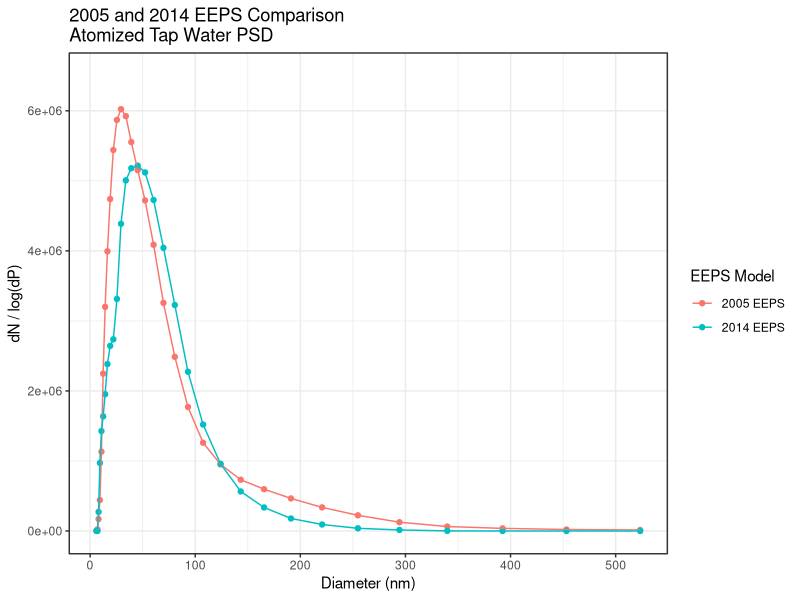
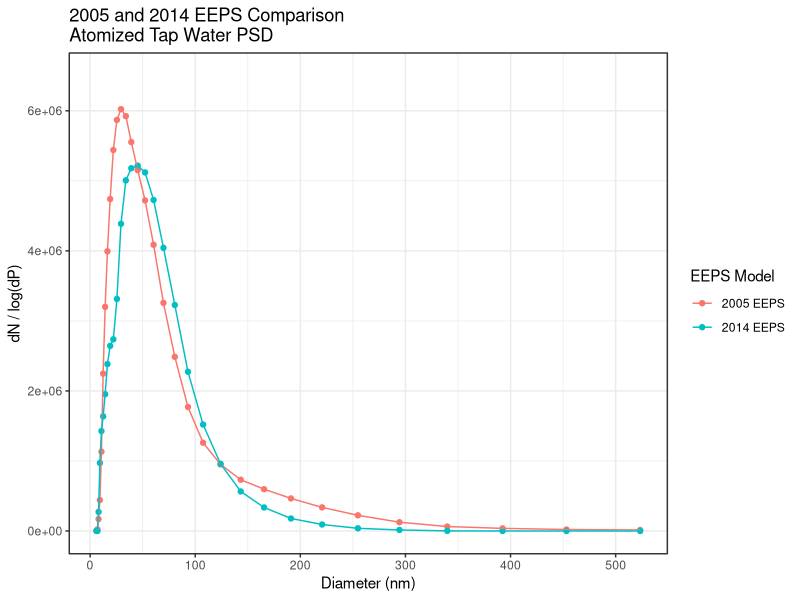

R code for these plots, in order:
library(tidyverse)

df <- read_csv("../data/Comparison/2014_2005_comparison.csv")

df <- df %>% group_by(`EEPS Model`) %>%
             summarise_all(list(mean)) %>%
             pivot_longer(!`EEPS Model`, names_to = "Diameter (nm)", values_to = "dN / log(dP)")

d_05 <- df %>% filter(`EEPS Model` == "2005 EEPS") %>% pull(`dN / log(dP)`)
d_14 <- df %>% filter(`EEPS Model` == "2014 EEPS") %>% pull(`dN / log(dP)`)
mean_pct_diff = abs(mean((d_14 - d_05) / d_05) * 100)
mean_pct_diff

g <- ggplot(df) +
    geom_point(aes(x = as.numeric(`Diameter (nm)`), y = `dN / log(dP)`, color = `EEPS Model`)) + 
    geom_line(aes(x = as.numeric(`Diameter (nm)`), y = `dN / log(dP)`, color = `EEPS Model`)) + 
    coord_cartesian(ylim = c(0, 6500000), clip = "off") +
    #annotate("text", x = 399, y = 7000000, hjust = 0, label = paste(round(mean_pct_diff, 2), "% Difference")) +
    labs(title = "2005 and 2014 EEPS Comparison\nAtomized Tap Water PSD") +
    ylab("dN / log(dP)") +
    xlab("Diameter (nm)") +
    theme_bw()

g
ggsave("/mnt/c/Users/gregory.bizup/Documents/AESO/Instruments/EEPS/5-18-22_comparison.png", g)
